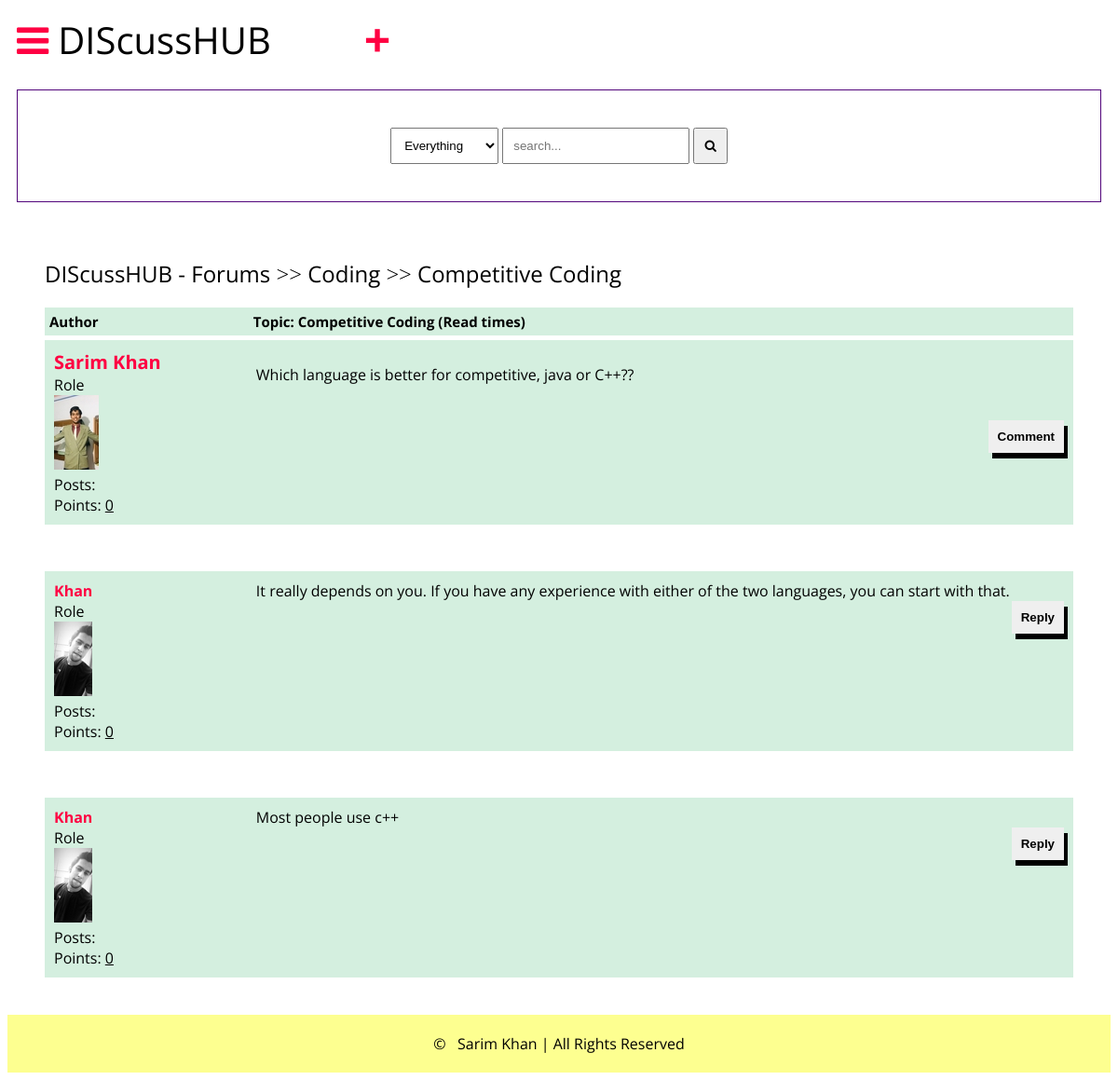
/detail/competitive-coding/ (signed in), run on the app's committed database.
### main/models.py (models this page shows, shortened)
class Post(models.Model):
    title=models.CharField(max_length=400)
    slug=models.SlugField(max_length=400, unique=True, blank=True)
    user=models.ForeignKey(Author, on_delete=models.CASCADE)
    content=HTMLField()
    categories=models.ManyToManyField(Category)
    date=models.DateField(auto_now_add=True)
    approved=models.BooleanField(default=False)
    hit_count_generic= GenericRelation(HitCount, object_id_field='object_pk', related_query_name='hit_count_generic_relation')
    tags=TaggableManager()
    comments=models.ManyToManyField(Comment, blank=True)
    def get_url(self):
        return reverse("detail", kwargs={
            "slug":self.slug
        })

class Category(models.Model):
    title=models.CharField(max_length=50)
    slug=models.SlugField(max_length=400, unique=True, blank=True)
    description= models.TextField(default="description")
    class Meta:
        verbose_name_plural="categories"
    def __str__(self):
        return self.title
    def get_url(self):
        return reverse("posts", kwargs={
            "slug":self.slug
        })

class Author(models.Model):
    user=models.ForeignKey(User, on_delete=models.CASCADE)
    fullname= models.CharField(max_length=40, blank=True)
    slug=models.SlugField(max_length=400, unique=True, blank=True)
    bio=HTMLField()
    points=models.IntegerField(default=0)
    profile_pic= ResizedImageField(size=[50, 80], quality=100, upload_to="authors", default=None, null=True)

class Comment(models.Model):
    user=models.ForeignKey(Author, on_delete=models.CASCADE)
    content=models.TextField()
    date=models.DateTimeField(auto_now_add=True)
    replies=models.ManyToManyField(Reply, blank=True)

### main/views.py (the view)
# urls.py: path("detail/<slug>/", detail, name="detail"),
def detail(request, slug):
    post=get_object_or_404(Post, slug=slug)
    author=Author.objects.get(user=request.user)
    if "comment-form" in request.POST:
        comment=request.POST.get("comment")
        new_comment, created=Comment.objects.get_or_create(user=author, content=comment)
        post.comments.add(new_comment.id)
    if "reply-form" in request.POST:
        reply=request.POST.get("reply")
        commenr_id=request.POST.get("comment-id")
        comment_obj=Comment.objects.get(id=commenr_id)
        new_reply, created=Reply.objects.get_or_create(user=author, content=reply)
        comment_obj.replies.add(new_reply.id)
    context={
        "post":post
    }
    update_views(request, post)
    return render(request, "detail.html", context)

### main/utils.py (called while the page is built)
def update_views(request, object):
    context={}
    hit_count=get_hitcount_model().objects.get_for_object(object)
    hits=hit_count.hits
    hitcontext=context["hitcount"]={"pk": hit_count.pk}
    hit_count_response=HitCountMixin.hit_count(request, hit_count)
    if hit_count_response.hit_counted:
        hits=hits+1
        hitcontext["hitcounted"]=hit_count_response.hit_counted
        hitcontext["hit_message"]=hit_count_response.hit_message
        hitcontext["total_hits"]=hits

### templates/detail.html (shortened to what this page needs)
{% extends 'base.html' %}
{% load hitcount_tags %}
{% block content %}
     <div class="container">
        <div class="navigate">
            <span><a href="{% url 'home' %}">DIScussHUB - Forums</a> >> <a href="{{post.categories.all.0.get_url}}">{{post.categories.all.0}}</a> >> <a href="{{post.get_url}}">{{post.title}}</a></span>
        </div>
        <div class="topic-container">
            <div class="head">
                <div class="authors">Author</div>
                <div class="contents">Topic: {{post.title}} (Read {% get_hit_count for post%} times)</div>
            </div>
            <div class="body">
                <div class="authors">
                    <div class="username"><a href="#">{{post.user.fullname|title}}</a></div>
                    <div>Role</div>
                    <img src="{{post.user.profile_pic.url}}" alt="">
                    <div>Posts: <u>{{post.user.num_posts}}</u></div>
                    <div>Points: <u>{{post.user.points}}</u></div>
                </div>
                <div class="contents">
                    {{post.content|safe}}
                    <br>
                    <div class="comment">
                    <button onclick="showComment()">Comment</button>
                    </div>
                </div>
            </div>
        </div>
        {% for comment in post.comments.all %}
        <div class="comments-container">
            <div class="body">
                <div class="authors">
                    <div class="AnotherUser"><a href="">{{comment.user.fullname|title}}</a></div>
                    <div>Role</div>
                    <img src="{{comment.user.profile_pic.url}}" alt="">
                    <div>Posts: <u>{{comment.user.num_posts}}</u></div>
                    <div>Points: <u>{{comment.user.points}}</u></div>
                </div>
                <div class="contents">
                    {{comment.content}}
                    <br>
                    <div class="comment">
                    <button onclick="showReply('comment{{commment.id}}')">Reply</button>
                    </div>
                </div>
            </div>
        </div>
        {% endfor %}
    </div>
    {% endblock content %}

### static/style.css (style rules this page uses)
* { box-sizing: border-box; }
html { font-size: 16px; font-family: 'Open Sans', sans-serif; background-color: #ffffff; }
a { color: #ff0042; font-weight: bolder; text-decoration: none; }
.container { margin: 20px; padding: 20px; }
.navigate { margin-block: 20px; font-weight: lighter; font-size: 24px; }
.navigate a { color: #000; }
.head { display: flex; background-color: #D4EFDF; padding: 5px; font-weight: bold; font-size: 15px; }
.authors { flex: 20%; }
.contents { flex: 80%; }
.body { display: flex; background-color: #D4EFDF; padding: 10px; margin-top: 5px; }
.body .authors .username { font-size: 20px; }
.body .authors img { max-width: 50px; max-height: 80px; }
.body .contents .comment button { border: none; padding: 10px; font-weight: bolder; box-shadow: 4px 6px #000; cursor: pointer; float: right; }
.comments-container { margin-top: 50px; }

### data on the page
Post: categories.all.0 "Coding", title "Competitive Coding", user.fullname "Sarim Khan", user.profile_pic (picture), user.points "0", content "Which language is better for competitive, java or C++??"
Comment: user.fullname "Khan", user.profile_pic (picture), user.points "0", content "It really depends on you. If you have any experience with either of the two languages, you can start with that."
Comment: user.fullname "Khan", user.profile_pic (picture), user.points "0", content "Most people use c++"
